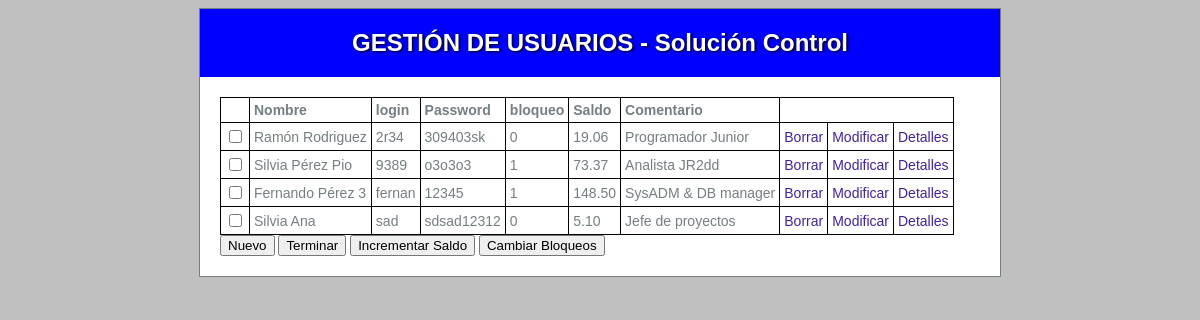
Screenshot of / (signed in) with the database file from the repository.
### tables this page shows
CREATE TABLE `Usuarios` (
  `login` varchar(10) NOT NULL,
  `nombre` varchar(20) NOT NULL,
  `password` varchar(20) NOT NULL,
  `comentario` varchar(30) NOT NULL,
  `bloqueo` int NOT NULL,
  `saldo` decimal(8,2) NOT NULL
);

### index.php (called while the page is built, shortened)
<?php
include_once 'app/funciones.php';
$contenido = "";
$contenido .= mostrarDatos();
include_once "app/layout/principal.php";

### app/AccesoDatos.php (called while the page is built, shortened)
<?php
include_once "Usuario.php";
class AccesoDatos
{
    private static $modelo = null;
    private $dbh = null;
    private $stmt_usuarios = null;
    public static function getModelo()
    {
        if (self::$modelo == null) {
            self::$modelo = new AccesoDatos();
        }
        return self::$modelo;
    }
    private function __construct()
    {
        try {
            $dsn = "mysql:host=" . SERVER_DB . ";dbname=usuariosctl;charset=utf8";
            $this->dbh = new PDO($dsn, "root", "root");
            $this->dbh->setAttribute(PDO::ATTR_ERRMODE, PDO::ERRMODE_EXCEPTION);
        } catch (PDOException $e) {
            echo "Error de conexión " . $e->getMessage();
            exit();
        }
        $this->stmt_usuarios  = $this->dbh->prepare("select * from Usuarios");
    }
    public function getUsuarios(): array
    {
        $tuser = [];
        $this->stmt_usuarios->setFetchMode(PDO::FETCH_CLASS, 'Usuario');
        if ($this->stmt_usuarios->execute()) {
            while ($user = $this->stmt_usuarios->fetch()) {
                $tuser[] = $user;
            }
        }
        return $tuser;
    }
}

### app/Usuario.php (called while the page is built, shortened)
<?php
class Usuario
{
    public function __get($atributo){
        if(property_exists($this, $atributo)) {
            return $this->$atributo;
        }
    }
}

### app/funciones.php (the view, shortened to what this page needs)
<?php
include_once 'app/AccesoDatos.php';
function mostrarDatos (){
    $titulos = [ " ", "Nombre","login","Password","bloqueo","Saldo","Comentario"];
    $msg = "<table>\n";
    $msg .= "<tr>";
    for ($j=0; $j < count($titulos); $j++){
        $msg .= "<th>$titulos[$j]</th>";
    }
    $msg .= "</tr>";
    $auto = $_SERVER['PHP_SELF'];
    $db = AccesoDatos::getModelo();
    $tuser = $db->getUsuarios();
    foreach ($tuser as $user) {
        $msg .= "<tr>";
        $msg .= "<td><input type='checkbox' name='tuser[]' value='$user->login'";
        $msg .=  " ></td>";
        $msg .= "<td>$user->nombre</td>";
        $msg .= "<td>$user->login</td>";
        $msg .= "<td>$user->password</td>";
        $msg .= "<td>$user->bloqueo</td>";
        $msg .= "<td>$user->saldo</td>";
        $msg .= "<td>$user->comentario</td>";
        $msg .="<td><a href=\"#\" onclick=\"confirmarBorrar('$user->nombre','$user->login');\" >Borrar</a></td>\n";
        $msg .="<td><a href=\"".$auto."?orden=Modificar&id=$user->login\">Modificar</a></td>\n";
        $msg .="<td><a href=\"".$auto."?orden=Detalles&id=$user->login\" >Detalles</a></td>\n";
        $msg .="</tr>\n";
    }
    $msg .= "</table>";
    return $msg;
}

### app/layout/principal.php (shortened to what this page needs)
<!DOCTYPE html>
<html>
<head>
<link href="web/default.css" rel="stylesheet" type="text/css" />
</head>
<body>
<div id="container" >
<div id="header">
<h1>GESTIÓN DE USUARIOS - Solución Control </h1>
</div>
<div id="content">
<form>
<?= $contenido ?>
<input type="submit" name="orden" value="Nuevo">
<input type="submit" name="orden" value="Terminar">
<button name="orden" value="MasSaldo"> Incrementar Saldo </button>
<button name="orden" value="Bloquear"> Cambiar Bloqueos </button>
</form>
</div>
</div>
</body>

### web/default.css (style rules this page uses)
body { background: silver; text-align: justify; font-family: Tahoma, Geneva, sans-serif; font-size: 14px; color: #757E82; }
#container { margin: 0 auto; width: 800px; background:#fff; border: solid 1px; }
#header { background: blue; text-align: center; padding: 20px; color: white; text-shadow: black 0.1em 0.1em 0.2em; }
#header h1 { font-size: 24px; margin: 0; }
#content { background: white; clear: left; padding: 20px; }
a { color: #429; text-decoration: none; }
table, th, td { border: 1px solid black; border-collapse:collapse; padding: 4px; }

### rows the page displays
usuarios: nombre "Ramón Rodriguez", login "2r34", password "309403sk", bloqueo "0", saldo "19.06", comentario "Programador Junior"
usuarios: nombre "Silvia Pérez Pio", login "9389", password "o3o3o3", bloqueo "1", saldo "73.37", comentario "Analista JR2dd"
usuarios: nombre "Fernando Pérez 3", login "fernan", password "12345", bloqueo "1", saldo "148.50", comentario "SysADM & DB manager"
usuarios: nombre "Silvia Ana", login "sad", password "sdsad12312", bloqueo "0", saldo "5.10", comentario "Jefe de proyectos"

### other values shown
$titulos[$j] "Nombre"
$titulos[$j] "login"
$titulos[$j] "Password"
$titulos[$j] "bloqueo"
$titulos[$j] "Saldo"
$titulos[$j] "Comentario"
